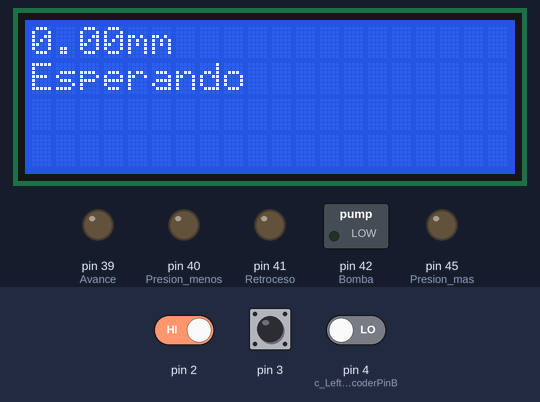
Simulated run of this sketch. Board: Arduino Mega 2560, built with avr-gcc and run on an emulated ATmega2560. On the bench: 20×4 character LCD, switched loads named in the sketch (green lamp = pin HIGH), output pins drawn as LEDs (lit = HIGH). The inputs (shaded band) are chosen by the test bench; at power-on: pin 2 HIGH, pin 3 LOW, pin 4 (c_LeftEncoderPinB) LOW. What the sketch prints to the serial monitor is not drawn.

Above: at 3.3 s.
3.4 s: pin 2 driven LOW
At 4.1 s:
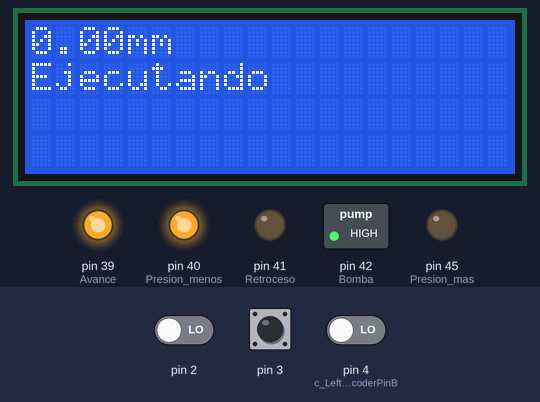
4.9 s: pin 3 driven HIGH
At 5.2 s:
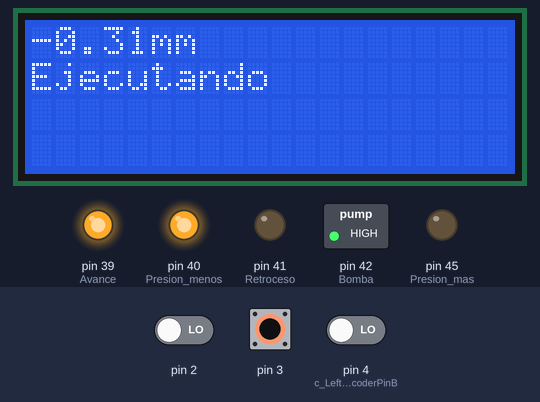
6.4 s: pin 3 pulsed LOW 2 times (0.12 s each, 0.3 s apart)
At 7.4 s:
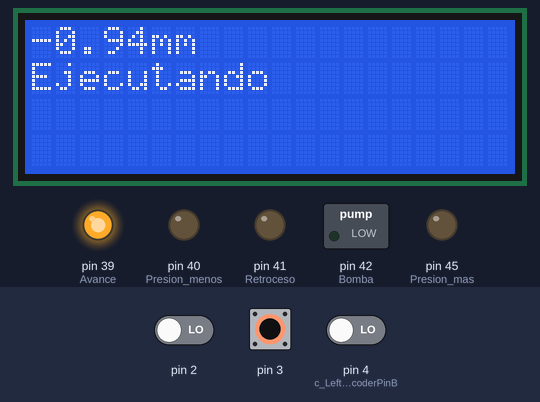
Timing chart, 0 to 19.6 s (numbered marks = the images above; inputs shaded):
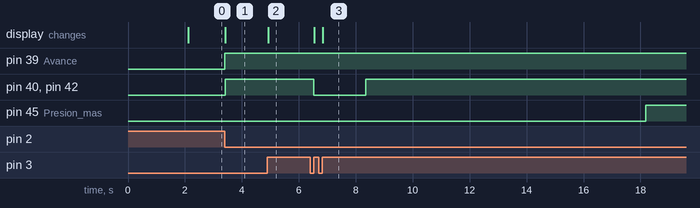

The sketch:

MaqRoladoraLibreriaHugo.ino
```cpp
#include <TimerOne.h>
#include <LiquidCrystal_I2C.h>
#include <Wire.h>
#include "Arduino.h"
#include <digitalWriteFast.h> // library for high performance reads and writes by jrraines
#include <math.h>
#include <avr/wdt.h>
// and http://code.google.com/p/digitalwritefast/
// It turns out that the regular digitalRead() calls are too slow and bring the arduino down when
// I use them in the interrupt routines while the motor runs at full speed creating more than
// 40000 encoder ticks per second per motor.
LiquidCrystal_I2C lcd(0x27, 20, 4);

// Presión encoder
#define c_LeftEncoderInterrupt 1 // pin 3 arduino mega
#define c_LeftEncoderPinB 4
#define LeftEncoderIsReversed
volatile bool _LeftEncoderBSet;
volatile long _LeftEncoderTicks = 0;
volatile long TicksComparacion = 0;
volatile float verticalmm;
volatile float paso = 0.31416;

// pines comunicacion y bombas
#define Avance 39
#define Presion_menos 40
#define Retroceso 41
#define Bomba 42
#define Presion_mas 45

//variables comunicacion Serial y LCD
volatile bool ClearLCDLeft;
String inputString = ""; // a string to hold incoming data
boolean stringComplete = false; // whether the string is complete
char inChar;
volatile bool LCDenrutina=0;

// Contadores
volatile long contador = 0; // contador propio del timer uno para las rutinas de rolado de las catenarias
volatile unsigned int contadorRutinatiempos = 0;
volatile unsigned int contadorMotorAvance = 0;
unsigned int tiempoStopMotorAvance = 0;
// debug
#define debug 0
#define PWM 0
#define TiempoEncoder8cm 200 // 44 milisegundos
// Variables arreglos
volatile unsigned int i = 0;
unsigned int sizeArray = 0;
/*//Arreglos de catenaria de 6 m
int Radios[] ={1104, 1473, 1841, 2209, 2577, 2945, 3313, 3682, 4050, 4418};
unsigned int tiemposAcumulados[] ={ 1809,  5019,  7421,  9387, 11076, 12583, 14048, 15522, 17232};
*/
unsigned int tiemposAcumulados[] ={ 0, 4950, 9070, 12090, 14780, 17650, 23480, 26380, 29120, 32210, 36430};
int Radios[] ={  0, 655, 1310, 1965, 2620, 3275, 2620, 1965, 1310, 655, 0};

unsigned int maxValueArray = 0;
// Variables Rutinas
volatile bool banderaConteo = 0;
bool cambioRadio = 0;
bool comenzar = 0;
volatile bool comenzarEncoder = 0;
volatile bool comenzarTiempo = 0;
int diferenciasRadio = 0;
volatile int TicksExtra = 0;
volatile unsigned long dif = 0;
volatile unsigned long tiempoinicial = 0;
volatile bool noesruido = 1;

#define EncoderFlat
#define StartButtonPin 0 // En este caso interrupcion 0 asigando a pin 2
bool StartEncoderRoutine = 0;
bool StartTimeRoutine = 0;
bool FlatRutinaenCurso = 1;
//# define debugtime
void setup()
{
  Serial.begin(9600);

#ifdef debug
  Serial.println("Bienvenido");
  Serial.println(sizeof(tiemposAcumulados) / (sizeof(tiemposAcumulados[0])));
#endif

  // encontramos tamaño del arreglo y el mayor valor
  sizeArray = sizeof(tiemposAcumulados) / (sizeof(tiemposAcumulados[0]));
  maxValueArray = tiemposAcumulados[0];
  for (i = 0; i < sizeArray; i++)
  {
    if (tiemposAcumulados[i] > maxValueArray)
    {
      maxValueArray = tiemposAcumulados[i];
    }
  }
  Serial.println(maxValueArray);
  i = 0; // volvems i a cero para poder utilizarlo mas adelante
  tiempoStopMotorAvance = maxValueArray + 2000; // dejamos encendido dos segundos mas el motor
  Timer1.initialize(1000); // El timer se dispara cada 1 ms
  Timer1.attachInterrupt(ISR_Tiempo); // activacion de la interrupcion por timer
  // reserve 200 bytes for the inputString:
  inputString.reserve(200);
  // Interrupcion de encoder
  pinMode(c_LeftEncoderPinB, INPUT); // sets pin B as input
  digitalWrite(c_LeftEncoderPinB, LOW); // turn on pullup resistors
  attachInterrupt(c_LeftEncoderInterrupt, HandleLeftMotorInterruptA, RISING);
  // interrupcion boton start
  attachInterrupt(StartButtonPin, ISR_BotonStart, FALLING);
  // Pines motor rodillos
  pinMode(Retroceso, OUTPUT); // sets pin Retroceso as output
  digitalWrite(Retroceso, LOW); // initilize in low state
  pinMode(Avance, OUTPUT); // sets pin Avance as output
  digitalWrite(Avance, LOW); // initilize in low state

  // Pines motor rodillo de presion
  pinMode(Bomba, OUTPUT); // sets pinSubirBajar as output
  digitalWrite(Bomba, LOW); // initilize in low state
  pinMode(Presion_mas, OUTPUT); // sets presion_mas as output
  digitalWrite(Presion_mas, LOW); // initilize in low state
  pinMode(Presion_menos, OUTPUT); // sets pinSubirBajar as output
  digitalWrite(Presion_menos, LOW); // initilize in low state
  mensajeBienvenida();
  wdt_disable(); // deshabilito el perro guardian
  wdt_enable(WDTO_8S);
  // inputString="rutinatiempo";
  // inputString= "rutinaencoder";
}


void ISR_BotonStart()
{
  if (FlatRutinaenCurso)
  {
    StartEncoderRoutine = 1;
    LCDenrutina=1;
  }
}

void loop()
{

  if (StartEncoderRoutine and FlatRutinaenCurso)
  {
    FlatRutinaenCurso = 0;
    StartEncoderRoutine = 0;
    Serial.println("RutinaEncoder");
    comenzar = 1;
    comenzarEncoder = 1;
    i = 0;
    contadorRutinatiempos = 0;
    contadorMotorAvance = 0;
    contador = 0;
    TicksExtra = 0;
    verticalmm = 0;
    ClearLCDLeft = 1;
    _LeftEncoderTicks = 0;
    TicksComparacion = 0;
    TicksExtra = 0;
    digitalWrite(Avance, HIGH); // Start moving motor on horizontal axis
  }
  clearLCD();
  if(comenzarEncoder){
 CambioSubidaBajada(i);
}
  RutinaTiempo(comenzar);
  if (comenzarEncoder)
  {
    bajarTickEncoder(cambioRadio);
  }
  if (contadorRutinatiempos > maxValueArray)
  {
    contadorRutinatiempos = 0;
    comenzar = 0;
    comenzarEncoder = 0;
    Serial.println("Terminamos");
    Serial.println(TicksExtra);
    apagadoMotorBomba();
    ClearLCDLeft = 1;
  }
  if (contadorMotorAvance > tiempoStopMotorAvance)
  {
    digitalWrite(Avance, LOW); // Stop motors forwad
    FlatRutinaenCurso = 1;
    contadorMotorAvance = 0;
    LCDenrutina=0;
  }
  wdt_reset();
}

// fin loop
void ISR_Tiempo() // funcion de interrupcion por timer
{
  contadorRutinatiempos++;
  contador++;
  contadorMotorAvance++;
}

void RutinaTiempo(bool beginRutina)
{
  if (beginRutina)
  {

#ifdef debugtime
    Serial.print("Contador=");
    Serial.println(contador);
    Serial.print("contadorRutinatiempos=");
    Serial.println(contadorRutinatiempos);
    Serial.print("i=");
    Serial.println(i);
#endif

    if (contadorRutinatiempos > tiemposAcumulados[i] and i <= sizeArray)
    {
      CambioSubidaBajada(i);
      Serial.print("i= ");
      Serial.println(i);
      Serial.print("TiempoActual= ");
      Serial.println(tiemposAcumulados[i]);
      i++;
      banderaConteo = 1;
      contador = 0;
      if (comenzarEncoder)
      {
        _LeftEncoderTicks = 0;
      }
    }
  }
}

void CambioSubidaBajada(int posArreglo)
{
  if (posArreglo < (sizeArray))
  {
    diferenciasRadio = Radios[posArreglo + 1] - Radios[posArreglo];

#ifdef debugtime
    Serial.print("diferenciasRadio=");
    Serial.print(Radios[posArreglo + 1]);
    Serial.print("-");
    Serial.print(Radios[posArreglo]);
    Serial.print("=");
    Serial.println(diferenciasRadio);
#endif

    if (diferenciasRadio > 0)
    {
      cambioRadio = 0;
    }
    else
      if (diferenciasRadio < 0)
      {
        cambioRadio = 1;
      }
  }
  else
  {
    cambioRadio = 1;
  }
}

void bajarTickEncoder(bool decicionsubir)
{
  if (banderaConteo)
  {
    if (decicionsubir)
    {
      encendidoMotorBombaSubir();
      if (abs(_LeftEncoderTicks) > 1)
      {
        _LeftEncoderTicks = 0;
        Serial.println("Subir");
        apagadoMotorBomba(); // aseguramos que una vez se movio se apaga
        banderaConteo = 0;
        if (abs(_LeftEncoderTicks) >= 3)
        {
          TicksExtra = TicksExtra + abs(_LeftEncoderTicks);
        }
      }
    }
    else
    {
      encendidoMotorbajar();
      if (abs(_LeftEncoderTicks) > 1)
      {
        Serial.println("Bajar");
        apagadoMotorBomba(); // aseguramos que una vez se movio se apaga
        banderaConteo = 0;
        // Vamos a ver cuantas ticks extra se contaron
        if (abs(_LeftEncoderTicks) >= 3)
        {
          TicksExtra = TicksExtra + abs(_LeftEncoderTicks);
        }
      }
    }
    // fin else
  }
  // fin if bandera conteo
  else
  {
    // Serial.print("Apagar");
    apagadoMotorBomba();
  }
}

// Interrupt service routines for the left motor's quadrature encoder
void HandleLeftMotorInterruptA()
{
  // Leemos el estd de otro pin para saber si estamos avanzando o retrocediendo
  _LeftEncoderBSet = digitalReadFast(c_LeftEncoderPinB); // read the input pin
#ifdef LeftEncoderIsReversed
    _LeftEncoderTicks -= _LeftEncoderBSet? -1:+ 1;
    TicksComparacion -= _LeftEncoderBSet? -1:+ 1;
#else
    _LeftEncoderTicks += _LeftEncoderBSet? -1:+ 1;
    TicksComparacion += _LeftEncoderBSet? -1:+ 1;
#endif
ClearLCDLeft = !ClearLCDLeft;
}

void encendidoMotorBombaSubir()
{
  digitalWrite(Bomba, HIGH);
  digitalWrite(Presion_mas, HIGH);
}

void encendidoMotorbajar()
{
  digitalWrite(Bomba, HIGH);
  digitalWrite(Presion_menos, HIGH);
}

void apagadoMotorBomba()
{
  digitalWrite(Bomba, LOW);
  digitalWrite(Presion_menos, LOW);
  digitalWrite(Presion_mas, LOW);
}
```

Serial.ino
```cpp
void serialEvent()
{
  if (Serial.available())
  {
    // get the new byte:
    char inChar = (char) Serial.read();
    // add it to the inputString:
    inputString += inChar;
    // if the incoming character is a newline, set a flag
    // so the main loop can do something about it:
    if (inChar == '\r')
    {
      stringComplete = true;
    }
    if (inChar == ' ')
    {
      inputString = "";
    }
  }
}

void mensajeBienvenida()
{
  lcd.begin();
  ClearLCDLeft = 0;
  lcd.setCursor(0, 0);
  lcd.print("Programa Roladora");
  lcd.setCursor(0, 1);
  lcd.print("Bienvenido");
  delay(2000);
  lcd.clear();
  verticalmm = _LeftEncoderTicks * paso;
  lcd.setCursor(0, 0);
  lcd.print(verticalmm);
  lcd.print("mm");
        lcd.setCursor(0, 1);
      lcd.print("Esperando");
}

void clearLCD(){
    if (ClearLCDLeft)
  {
    lcd.clear();
    verticalmm = TicksComparacion * paso;
    lcd.setCursor(0, 0);
    lcd.print(verticalmm);
    lcd.print("mm");
    ClearLCDLeft = 0;
    if(LCDenrutina){
      lcd.setCursor(0, 1);
      lcd.print("Ejecutando");
    }
    else{
      lcd.setCursor(0, 1);
      lcd.print("Esperando");
    }
  }
}
```

Measured:
- after the input at 3.4 s, pin 39 (Avance), pin 40 (Presion_menos), pin 42 (Bomba): LOW → HIGH at once; the display: changes at once (image 1)
- after the input at 4.9 s, the display: changes at once (image 2)
- after the input at 6.4 s, pin 40 (Presion_menos), pin 42 (Bomba): HIGH → LOW after 0.12 s, → HIGH 1.8 s later; the display: first changes after 0.14 s (image 3 shows a later state)
